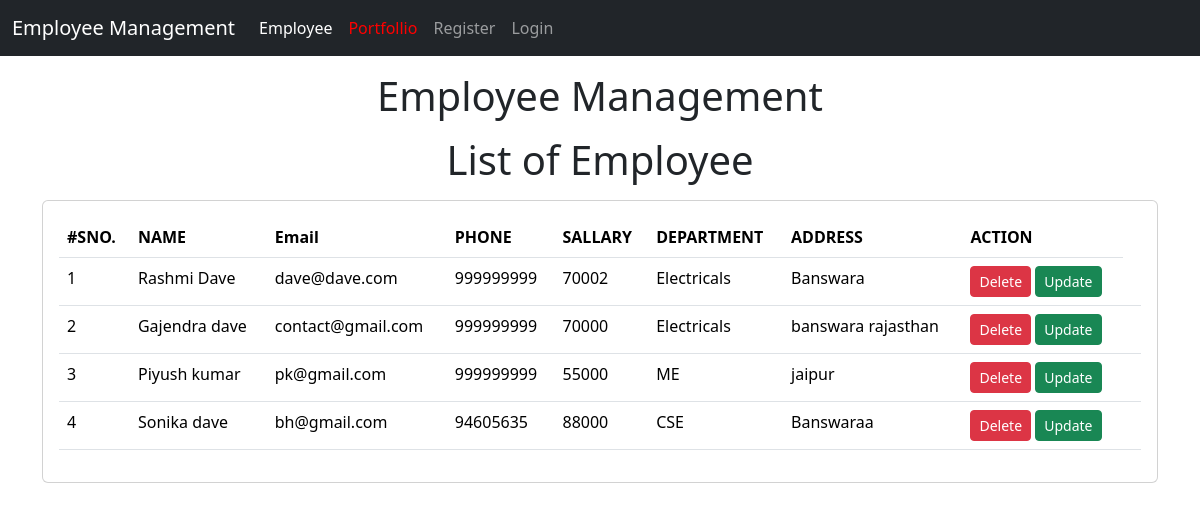
The page /emp/home/ on the database as committed earlier.
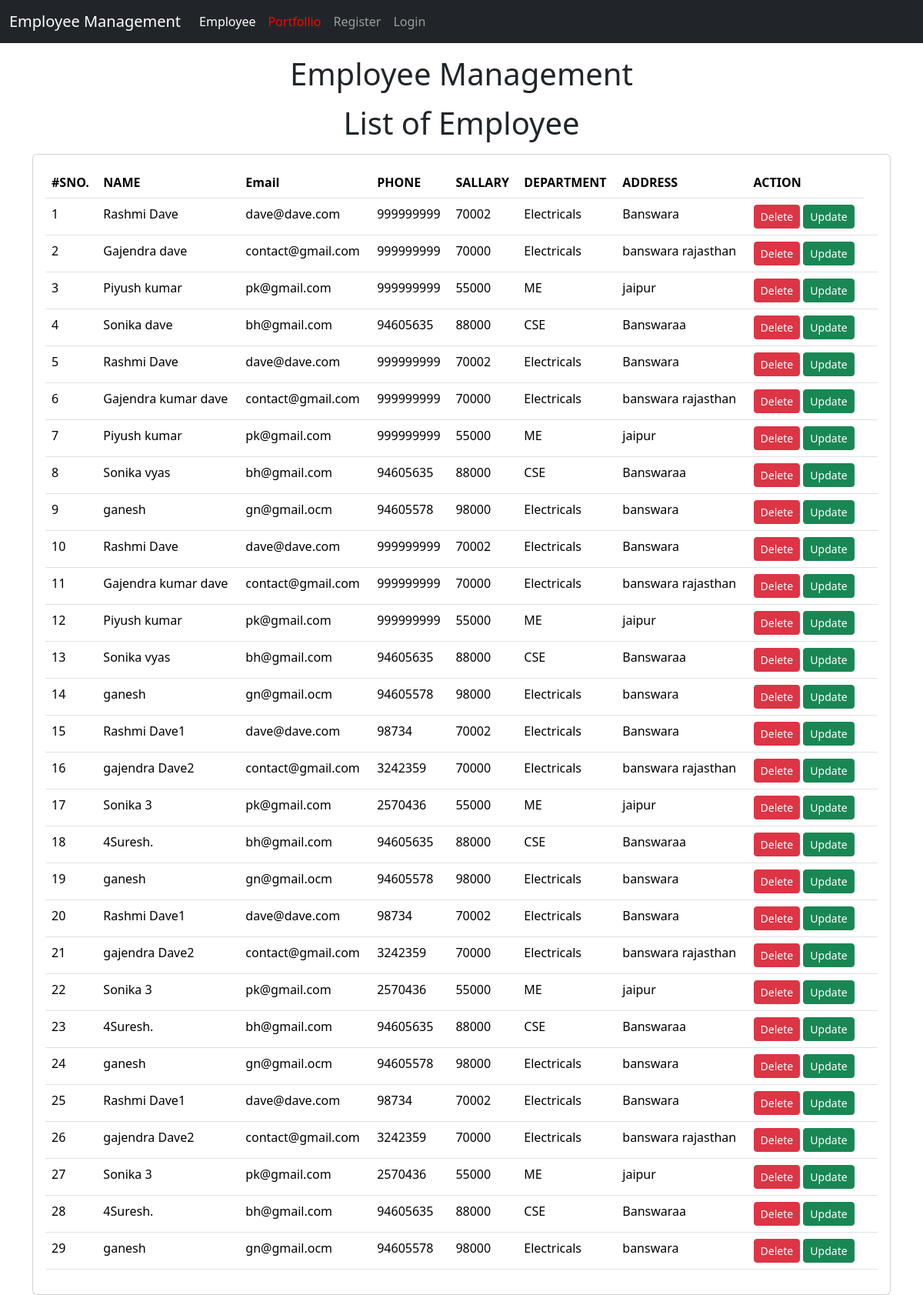
The same page on the database as committed later.
### emp/models.py (models this page shows, shortened)
class Emp(models.Model):
    name=models.CharField(max_length=200)
    email=models.EmailField(max_length=254)
    phone=models.BigIntegerField()
    address=models.CharField(max_length=150)
    sallary=models.IntegerField()
    department=models.CharField(max_length=20)

### emp/views.py (the view)
# urls.py: path('home/',employee,name='emp'),
def employee(request):
    emps=Emp.objects.all()
    return render(request,"emp/home.html",{'emps':emps})

### templates/emp/home.html (shortened to what this page needs)
 {% extends 'base.html' %}
{% block content %}
     <h1 class="text-center my-3">Employee Management</h1>
    <h1 class="text-center my-3">List of Employee </h1>
    <div class="container">
        <div class="row">
            <div class="col-md-12">
                <div class="card">
                    <div class="card-body">
                        <table class="table">
                            <thead>
                                <tr>
                                    <th>#SNO.</th>
                                    <th>NAME</th>
                                    <th>Email</th>
                                    <th>PHONE</th>
                                    <th>SALLARY</th>
                                    <th>DEPARTMENT</th>
                                    <th>ADDRESS</th>
                                    <th>ACTION</th>
                                </tr>
                            </thead>
                            <tbody>
                                {% for e in emps %}
                                    <tr>
                                        <td>{{ forloop.counter }}</td>
                                        <td>{{e.name}}</td>
                                        <td>{{e.email}}</td>
                                        <td>{{e.phone}}</td>
                                        <td>{{e.sallary}}</td>
                                        <td>{{e.department}}</td>
                                        <td>{{e.address}}</td>
                                        <td>
                                            <a href="/emp/delete-emp/{{e.id}}" class="btn btn-danger btn-sm">Delete</a>
                                            <a href="/emp/update-emp/{{e.id}}" class="btn btn-success btn-sm">Update</a>
                                        </td>
                                        <td> </td>
                                    </tr>
                                {% endfor %}
                            </tbody>
                        </table>
                    </div>
                </div>
            </div>
        </div>
    </div>
    {% endblock content %}

Rows that differ between the two databases and show on the page:
added Emp: name "Rashmi Dave", email "dave@dave.com", phone "999999999", sallary "70002", department "Electricals", address "Banswara"
added Emp: name "Gajendra kumar dave", email "contact@gmail.com", phone "999999999", sallary "70000", department "Electricals", address "banswara rajasthan"
added Emp: name "Piyush kumar", email "pk@gmail.com", phone "999999999", sallary "55000", department "ME", address "jaipur"
added Emp: name "Sonika vyas", email "bh@gmail.com", phone "94605635", sallary "88000", department "CSE", address "Banswaraa"
added Emp: name "ganesh", email "gn@gmail.ocm", phone "94605578", sallary "98000", department "Electricals", address "banswara"
added Emp: name "Rashmi Dave", email "dave@dave.com", phone "999999999", sallary "70002", department "Electricals", address "Banswara"
added Emp: name "Gajendra kumar dave", email "contact@gmail.com", phone "999999999", sallary "70000", department "Electricals", address "banswara rajasthan"
added Emp: name "Piyush kumar", email "pk@gmail.com", phone "999999999", sallary "55000", department "ME", address "jaipur"
added Emp: name "Sonika vyas", email "bh@gmail.com", phone "94605635", sallary "88000", department "CSE", address "Banswaraa"
added Emp: name "ganesh", email "gn@gmail.ocm", phone "94605578", sallary "98000", department "Electricals", address "banswara"
added Emp: name "Rashmi Dave1", email "dave@dave.com", phone "98734", sallary "70002", department "Electricals", address "Banswara"
added Emp: name "gajendra Dave2", email "contact@gmail.com", phone "3242359", sallary "70000", department "Electricals", address "banswara rajasthan"
added Emp: name "Sonika 3", email "pk@gmail.com", phone "2570436", sallary "55000", department "ME", address "jaipur"
added Emp: name "4Suresh.", email "bh@gmail.com", phone "94605635", sallary "88000", department "CSE", address "Banswaraa"
added Emp: name "ganesh", email "gn@gmail.ocm", phone "94605578", sallary "98000", department "Electricals", address "banswara"
added Emp: name "Rashmi Dave1", email "dave@dave.com", phone "98734", sallary "70002", department "Electricals", address "Banswara"
added Emp: name "gajendra Dave2", email "contact@gmail.com", phone "3242359", sallary "70000", department "Electricals", address "banswara rajasthan"
added Emp: name "Sonika 3", email "pk@gmail.com", phone "2570436", sallary "55000", department "ME", address "jaipur"
added Emp: name "4Suresh.", email "bh@gmail.com", phone "94605635", sallary "88000", department "CSE", address "Banswaraa"
added Emp: name "ganesh", email "gn@gmail.ocm", phone "94605578", sallary "98000", department "Electricals", address "banswara"
added Emp: name "Rashmi Dave1", email "dave@dave.com", phone "98734", sallary "70002", department "Electricals", address "Banswara"
added Emp: name "gajendra Dave2", email "contact@gmail.com", phone "3242359", sallary "70000", department "Electricals", address "banswara rajasthan"
added Emp: name "Sonika 3", email "pk@gmail.com", phone "2570436", sallary "55000", department "ME", address "jaipur"
added Emp: name "4Suresh.", email "bh@gmail.com", phone "94605635", sallary "88000", department "CSE", address "Banswaraa"
added Emp: name "ganesh", email "gn@gmail.ocm", phone "94605578", sallary "98000", department "Electricals", address "banswara"
